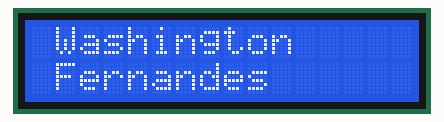
A sketch run on a simulated Arduino Uno, built with avr-gcc and run on an emulated ATmega328P. Parts: 16×2 character LCD.

Above: at 0.1 s.
At 1.1 s:
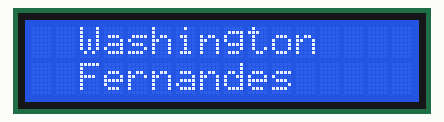
At 2.1 s:
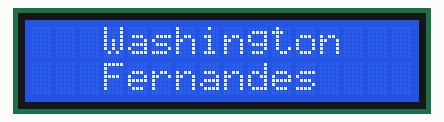
At 5.1 s:
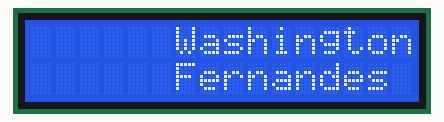
At 7.1 s:
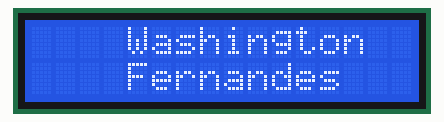
At 11.1 s:
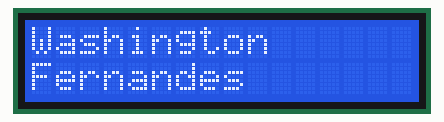

The sketch:

aula32-lcd_display.ino
```cpp
// C++ code
//
// C++ code
//
// C++ code
//
#include <LiquidCrystal.h>


LiquidCrystal lcd(7,6,5,4,3,2);


void setup(){
  lcd.begin(16,2);
    lcd.clear();


}

void loop(){
  lcd.setCursor(0,0);
  lcd.print("Washington");
  lcd.setCursor(0,1);
  lcd.print("Fernandes");
  for(int i=0;i<6;i++){
    lcd.scrollDisplayRight();
    delay(1000);
  }
  for(int i=0;i<6;i++){
    lcd.scrollDisplayLeft();
    delay(1000);

  }

  delay(1000);
  lcd.noDisplay();
  lcd.display();
  delay(500);


}
```

Measured:
- by itself, everything shown: repeats every 13.5 s, in 12 steps
- what the display in image 1 shows lasts 1.0 s, from 1.1 s to 2.1 s
- what the display in image 5 shows lasts 2.5 s, from 11.1 s to 13.6 s
